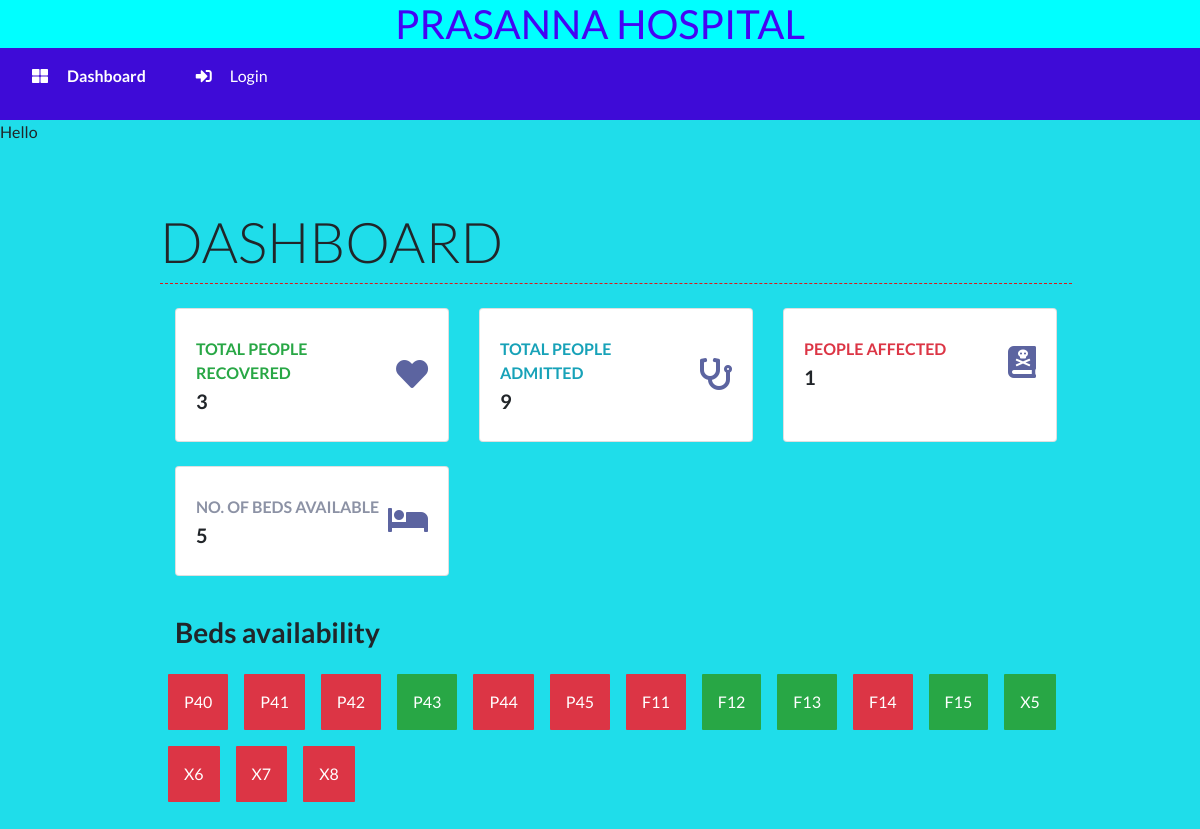
The page / on the database its author committed.
### main/models.py (models this page shows)
class Bed(models.Model):
    bed_number = models.CharField(max_length=50)
    occupied = models.BooleanField()
    def __str__(self):
        return self.bed_number

### main/views.py (the view)
# urls.py: path("", views.dashboard, name="dashboard"),
def dashboard(request):
    patients = Patient.objects.all()
    patient_count = patients.count()
    patients_recovered = Patient.objects.filter(status="Recovered")
    patients_deceased = Patient.objects.filter(status="Deceased")
    deceased_count = patients_deceased.count()
    recovered_count = patients_recovered.count()
    beds = Bed.objects.all()
    beds_available = Bed.objects.filter(occupied=False).count()
    context = {
        'patient_count': patient_count,
        'recovered_count': recovered_count,
        'beds_available': beds_available,
        'deceased_count':deceased_count,
        'beds':beds
    }
    print(patient_count)
    return render(request, 'main/dashboard.html', context)

### main/templates/main/dashboard.html (shortened to what this page needs)
{% extends 'main/base.html' %}
{% load static %}
{% block contentTitle %}
    DASHBOARD
{% endblock contentTitle %}
{% block content %}
    <div class="container-fluid">
        <div class="row">
            <div class="col-xl-4 col-md-6 col-sm-12 mb-4">
                <div class="card border-left-success shadow h-100 py-2">
                    <div class="card-body">
                        <div class="row no-gutters align-items-center">
                            <div class="col mr-2">
                                <div class="text-xs font-weight-bold text-success text-uppercase mb-1">
                                    Total people Recovered</div>
                                <div class="h5 mb-0 font-weight-bold text-gray-800">{{ recovered_count }}</div>
                            </div>
                            <div class="col-auto">
                                <i class="fas fa-heart fa-2x text-gray-300"></i>
                            </div>
                        </div>
                    </div>
                </div>
            </div>
            <div class="col-xl-4 col-md-6 col-sm-12 mb-4">
                <div class="card border-left-info shadow h-100 py-2">
                    <div class="card-body">
                        <div class="row no-gutters align-items-center">
                            <div class="col mr-2">
                                <div class="text-xs font-weight-bold text-info text-uppercase mb-1">
                                    Total people Admitted</div>
                                <div class="h5 mb-0 font-weight-bold text-gray-800">{{ patient_count }}</div>
                            </div>
                            <div class="col-auto">
                                <i class="fas fa-stethoscope fa-2x text-gray-300"></i>
                            </div>
                        </div>
                    </div>
                </div>
            </div>
            <div class="col-xl-4 col-md-6 col-sm-12 mb-4">
                <div class="card border-left-danger shadow h-100 py-2">
                    <div class="card-body">
                        <div class="row no-gutters align-items-center">
                            <div class="col mr-2">
                                <div class="text-xs font-weight-bold text-danger text-uppercase mb-1">People Affected
                                </div>
                                <div class="row no-gutters align-items-center">
                                    <div class="col-auto">
                                        <div class="h5 mb-0 mr-3 font-weight-bold text-gray-800">{{deceased_count}}</div>
                                    </div>
                                </div>
                            </div>
                            <div class="col-auto">
                                <i class="fas fa-book-dead fa-2x text-gray-300"></i>
                            </div>
                        </div>
                    </div>
                </div>
            </div>
            <div class="col-xl-4 col-md-6 col-sm-12 mb-4">
                <div class="card border-left-primary shadow h-100 py-2">
                   <div class="card-body">
                        <div class="row no-gutters align-items-center">
                            <div class="col mr-2">
                                <div class="text-xs font-weight-bold text-blue text-uppercase mb-1">
                                    No. of Beds available</div>
                                <div class="h5 mb-0 font-weight-bold text-gray-800">{{beds_available}}</div>
                            </div>
                            <div class="col-auto">
                                <i class="fas fa-bed fa-2x text-gray-300"></i>
                            </div>
                        </div>
                    </div>
                </div>
            </div>
        </div>
        <div><h3 class="font-weight-bold my-3">Beds availability</h3></div>
        <div class="row">
            {% for bed in beds %}
                <div class="
                {% if bed.occupied == True %}
                bg-danger
                {% elif bed.occupied == False %}
                bg-success
                {% endif %}
                grid-box my-2 mx-2 py-3 px-3 text-white">{{ bed }}</div>
            {% endfor %}
        </div>
    </div>
{% endblock content %}

### main/templates/main/base.html (shortened to what this page needs)
{% load static %}
<!DOCTYPE html>
<html lang="en">
  <head>
    <link
      rel="stylesheet"
      href="https://maxcdn.bootstrapcdn.com/bootstrap/4.0.0/css/bootstrap.min.css"
    />
    <link
      rel="stylesheet"
      href="https://cdnjs.cloudflare.com/ajax/libs/font-awesome/5.14.0/css/all.min.css"
    />
    <link
      rel="stylesheet"
      href="{% static 'styles/base12.css' %}"
      type="text/css"
    />
    <link rel="stylesheet" href="//code.jquery.com/ui/1.12.1/themes/base/jquery-ui.css">
  </head>
  <body>
<ul><h1 style='background-color: aqua; color: rgb(68, 4, 244) ';><center>PRASANNA HOSPITAL</center></h2></ul>
  <ul>
	<li class="text-gray font-weight-bold px-3 pb-4 mb-0">
		<a href="{% url 'dashboard' %}" class="nav-link text-white">
			<i class="fa fa-th-large mr-3 text-primary"></i> Dashboard</a>
    </li>
    {% if request.user.is_authenticated == False %}
    <li>
			<a href="{% url 'login' %}" class="nav-link text-white">
				<i class="fa fa-sign-in-alt mr-3 text-primary fa-fw"></i>Login
			</a>
		</li>
    {% else %}
		<li >
			<a href="{% url 'logout' %}" class="nav-link text-white">
				<i class="fa fa-sign-out-alt mr-3 text-primary fa-fw"></i>Logout
			</a>
		</li>
    {% endif %}
	</ul>
Hello {{user.first_name}}
    <div class="page-content p-5" id="content">
		<h2 class="display-4 ">{% block contentTitle %}{% endblock contentTitle %}
		</h2>
		<div class="seperator mt-1 mb-4"></div>
		{% block content %}{% endblock content %}
    </div>
  </body>
</html>

### static/styles/base12.css (style rules this page uses)
ul { list-style-type: none; margin: 0; padding: 0; overflow: hidden; background-color: rgb(62, 11, 215); }
li { float: left; }
li a { display: block; color: white; text-align: center; padding: 14px 16px; text-decoration: none; }
body { background: #1fddea; min-height: 100vh; overflow-x: hidden; font-family:Lato,'Helvetica Neue',Helvetica,Arial,sans-serif; }
.page-content { width: calc(100% - 12rem); margin-left: 7rem; transition: all 0.4s; }
.seperator { margin: 3rem 0; border-bottom: 1px dashed #de1919; }
.nav-link { text-transform: capitalize; }
.text-primary { color: rgb(255, 255, 255) !important; }
.text-gray-300 { color: #5c64a0 !important; }
.text-blue { color: #8c92a5 !important; }
.grid-box { border-radius: 1px; }

### rows shown on the page
Bed: bed_number "P40"
Bed: bed_number "P41"
Bed: bed_number "P42"
Bed: bed_number "P43"
Bed: bed_number "P44"
Bed: bed_number "P45"
Bed: bed_number "F11"
Bed: bed_number "F12"
Bed: bed_number "F13"
Bed: bed_number "F14"
Bed: bed_number "F15"
Bed: bed_number "X5"
Bed: bed_number "X6"
Bed: bed_number "X7"
Bed: bed_number "X8"

### other values the page prints
{{ recovered_count }} "3"
{{ patient_count }} "9"
{{ deceased_count }} "1"
{{ beds_available }} "5"
